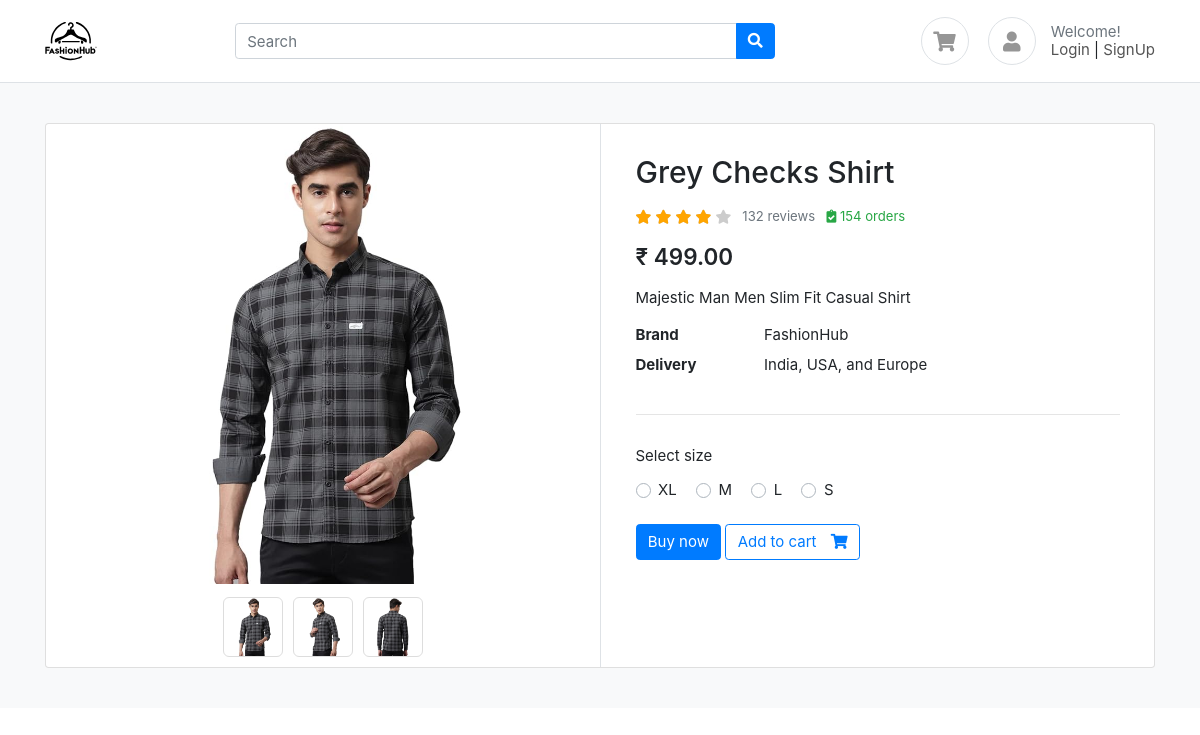
/product/grey-checks-shirt/, run on the app's committed database.
### products/models.py (models this page shows, shortened)
class ProductImage(BaseModel):
  product = models.ForeignKey(Product, on_delete=models.CASCADE, related_name='product_images')
  image = models.ImageField(upload_to='product')

class Product(BaseModel):
  product_name = models.CharField(max_length=100)
  slug = models.SlugField(unique=True, null=True, blank=True)
  category = models.ForeignKey(Category, on_delete=models.CASCADE, related_name='products')
  price = models.IntegerField()
  product_description = models.TextField()
  color_variant = models.ManyToManyField(ColorVariant, blank = True)
  size_variant = models.ManyToManyField(SizeVariant, blank = True)

class SizeVariant(BaseModel):
  size = models.CharField(max_length=100)
  price = models.IntegerField(default=0)

### products/views.py (the view)
# urls.py: path('product/' , include('products.urls') ),
def product(request, slug):
  try:
    product = Product.objects.get(slug = slug)
    product_images = ProductImage.objects.filter(product_id = product.uid)
    print(product_images[0].image)
    context = {
      'product':product,
      'selected_size': '',
      'selected_img': product_images[0],
      'updated_price': None
    }
    if request.GET.get('size'):
      size = request.GET.get('size')
      price = product.get_price_by_size(size)
      context['selected_size'] = size
      context['updated_price'] = price
    if request.GET.get('img'):
      img = request.GET.get('img')
      context['selected_img'] = ProductImage.objects.get(uid=img)
    return render(request, 'product/product.html', context)
  except Exception as e:
    print(e)

### templates/product/product.html (shortened to what this page needs)
{% extends "base/base.html"%} {% load static %}{% block start %}
<section class="section-content padding-y bg">
  <div class="container">
    <div class="card">
      <div class="row no-gutters">
        <aside class="col-md-6">
          <article class="gallery-wrap">
            <div class="img-big-wrap">
              <div>
                <a href="#"
                  ><img src="{% static '' %}{{selected_img.image}}"
                /></a>
              </div>
            </div>
            <div class="thumbs-wrap">
              {% for image in product.product_images.all %}
              <a
                onClick="select_img('{{image.uid}}','{{selected_size}}')"
                class="item-thumb"
              >
                <img src="{% static '' %}{{image.image}}"
              /></a>
              {% endfor %}
            </div>
          </article>
        </aside>
        <main class="col-md-6 border-left">
          <article class="content-body">
            <h2 class="title">{{product.product_name}}</h2>
            <div class="rating-wrap my-3">
              <ul class="rating-stars">
                <li style="width: 80%" class="stars-active">
                  <i class="fa fa-star"></i> <i class="fa fa-star"></i>
                  <i class="fa fa-star"></i> <i class="fa fa-star"></i>
                </li>
                <li>
                  <i class="fa fa-star"></i> <i class="fa fa-star"></i>
                  <i class="fa fa-star"></i> <i class="fa fa-star"></i>
                  <i class="fa fa-star"></i>
                </li>
              </ul>
              <small class="label-rating text-muted">132 reviews</small>
              <small class="label-rating text-success">
                <i class="fa fa-clipboard-check"></i> 154 orders
              </small>
            </div>
            <div class="mb-3">
              <var class="price h4"
                >&#8377;{% if updated_price %} {{updated_price}}.00 {% else%}
                {{product.price}}.00 {% endif %}</var
              >
            </div>
            <p>{{product.product_description}}</p>
            <dl class="row">
              <dt class="col-sm-3">Brand</dt>
              <dd class="col-sm-9">FashionHub</dd>
              <dt class="col-sm-3">Delivery</dt>
              <dd class="col-sm-9">India, USA, and Europe</dd>
            </dl>
            <hr style="margin: 2rem 0" />
            <div class="form-row">
              {% if product.size_variant.count %}
              <div class="form-group col-md">
                <label>Select size</label>
                <div class="mt-1">
                  {% for size in product.size_variant.all %}
                  <label
                    class="custom-control custom-radio custom-control-inline"
                  >
                    <div class="custom-control-label">{{size.size}}</div>
                  </label>
                  {% endfor %}
                </div>
              </div>
              {% endif %}
            </div>
            <a href="#" class="btn btn-primary"> Buy now </a>
            <a
              href="{% url 'add_to_cart' product.uid %}?variant={{selected_size}}"
              class="btn btn-outline-primary"
            >
              <span class="text">Add to cart</span>
              <i class="fas fa-shopping-cart"></i>
            </a>
          </article>
        </main>
      </div>
    </div>
  </div>
</section>
{% endblock %}

### public/static/css/ui.css (style rules this page uses)
html { font-family: "Inter", sans-serif; font-size: 15px; }
.content-body { flex: 1 1 auto; padding: 2rem 2.3rem; }
.padding-y { padding-top: 40px; padding-bottom: 40px; }
var { font-style: normal; }
article:after, .form-group:after { display: block; clear: both; content: ""; }
.bg { background-color: #f8f9fa; }
.card .title { color: #212529; }
.btn .text + i { margin-left: 10px; }
dl[class="row"] { margin-bottom: 0; }
.price { font-weight: 600; color: #212529; }
.label-rating { margin-left: 7px; display: inline-block; vertical-align: middle; }
.rating-stars { display: inline-block; vertical-align: middle; list-style: none; margin: 0; padding: 0; position: relative; white-space: nowrap; clear: both; }
.rating-stars i { font-size: 14px; color: #ccc; display: inline; }
.rating-stars li { display: block; text-overflow: clip; white-space: nowrap; z-index: 1; }
.rating-stars li.stars-active { z-index: 2; position: absolute; top: 0; left: 0; overflow: hidden; }
.rating-stars li.stars-active i { color: orange; }
.gallery-wrap .img-big-wrap { margin-bottom: 10px; border-radius: 0.37rem; overflow: hidden; background-color: #fff; }
.gallery-wrap .img-big-wrap a { text-align: center; display: block; }
.gallery-wrap .img-big-wrap img { height: 460px; width: auto; display: inline-block; cursor: zoom-in; }
.gallery-wrap .thumbs-wrap { text-align: center; }
.gallery-wrap .thumbs-wrap .item-thumb { width: 60px; height: 60px; border: 1px solid #ddd; border-radius: 6px; margin: 3px; display: inline-block; overflow: hidden; }
.gallery-wrap .thumbs-wrap img { max-width: 100%; max-height: 100%; object-fit: cover; border-radius: 4px; cursor: zoom-in; }

### data on the page
ProductImage: image (picture)
ProductImage: image (picture)
ProductImage: image (picture)
Product: product_name "Grey Checks Shirt", price "499", product_description "Majestic Man Men Slim Fit Casual Shirt"
SizeVariant: size "XL"
SizeVariant: size "M"
SizeVariant: size "L"
SizeVariant: size "S"
